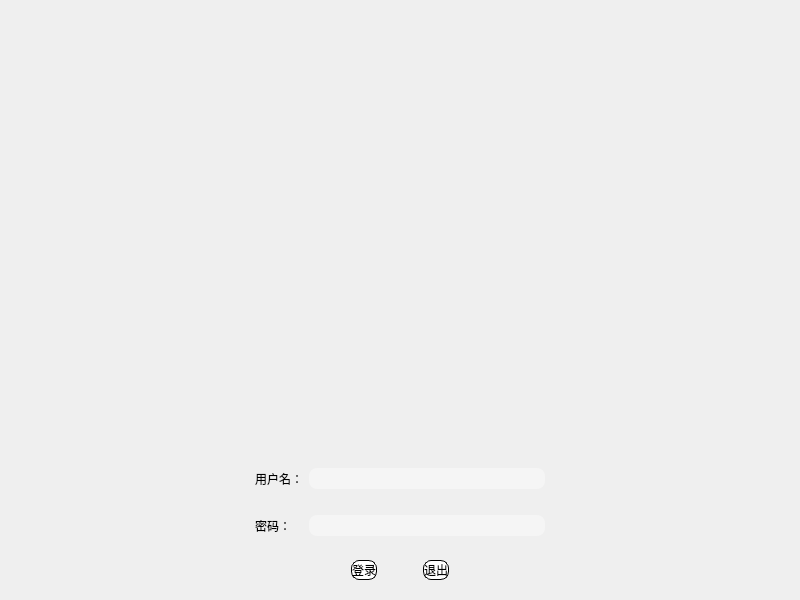
<?xml version="1.0" encoding="UTF-8"?>
<ui version="4.0">
 <class>MerchantLoginWindow</class>
 <widget class="QWidget" name="MerchantLoginWindow">
  <property name="geometry">
   <rect>
    <x>0</x>
    <y>0</y>
    <width>800</width>
    <height>600</height>
   </rect>
  </property>
  <property name="minimumSize">
   <size>
    <width>800</width>
    <height>600</height>
   </size>
  </property>
  <property name="windowTitle">
   <string>Form</string>
  </property>
  <property name="styleSheet">
   <string notr="true">QWidget#MerchantLoginWindow{
	border-image: url(://picture/6.png);
	
}

QLabel{

	
	font: 12pt &quot;华光标题宋_CNKI&quot;;
font: 12pt &quot;华光综艺_CNKI&quot;;
}
QLineEdit{
	background-color: rgb(245, 245, 245);
	padding-left: 16px;
	border-radius: 8px;
font: 12pt;
}
/* 设置按钮样式 */
QPushButton {
    background-color: white;
    color: black; /* 红色 */
    border: 1px solid black;  /*红色边框 */
    border-radius: 8px;
    /*padding: 8px 16px;*/
	font: 12pt &quot;华光综艺_CNKI&quot;;
width: 3.5em; /* 设置按钮的宽度为字体大小的1.2倍 */
    height: 2em; /* 设置按钮的高度为字体大小的1.2倍 */
}

QPushButton:hover {
    background-color: #ff7875; /* 深红色 */
    color: white;
}

QPushButton:pressed {
    background-color: #d32f2f; /* 点击时的深红色 */
    color: white;
}
</string>
  </property>
  <layout class="QVBoxLayout" name="verticalLayout">
   <item>
    <spacer name="verticalSpacer_2">
     <property name="orientation">
      <enum>Qt::Vertical</enum>
     </property>
     <property name="sizeHint" stdset="0">
      <size>
       <width>20</width>
       <height>40</height>
      </size>
     </property>
    </spacer>
   </item>
   <item>
    <widget class="QWidget" name="widget" native="true">
     <property name="sizePolicy">
      <sizepolicy hsizetype="Preferred" vsizetype="Fixed">
       <horstretch>0</horstretch>
       <verstretch>0</verstretch>
      </sizepolicy>
     </property>
     <layout class="QGridLayout" name="gridLayout">
      <item row="1" column="2">
       <spacer name="verticalSpacer">
        <property name="orientation">
         <enum>Qt::Vertical</enum>
        </property>
        <property name="sizeHint" stdset="0">
         <size>
          <width>20</width>
          <height>20</height>
         </size>
        </property>
       </spacer>
      </item>
      <item row="2" column="1">
       <widget class="QLabel" name="label_2">
        <property name="text">
         <string>密码：</string>
        </property>
       </widget>
      </item>
      <item row="0" column="0">
       <spacer name="horizontalSpacer">
        <property name="orientation">
         <enum>Qt::Horizontal</enum>
        </property>
        <property name="sizeHint" stdset="0">
         <size>
          <width>40</width>
          <height>20</height>
         </size>
        </property>
       </spacer>
      </item>
      <item row="2" column="2">
       <widget class="QLineEdit" name="passwordLineEdit">
        <property name="echoMode">
         <enum>QLineEdit::Password</enum>
        </property>
       </widget>
      </item>
      <item row="0" column="2">
       <widget class="QLineEdit" name="usernameLineEdit"/>
      </item>
      <item row="0" column="1">
       <widget class="QLabel" name="label">
        <property name="text">
         <string>用户名：</string>
        </property>
       </widget>
      </item>
      <item row="0" column="3">
       <spacer name="horizontalSpacer_2">
        <property name="orientation">
         <enum>Qt::Horizontal</enum>
        </property>
        <property name="sizeHint" stdset="0">
         <size>
          <width>40</width>
          <height>20</height>
         </size>
        </property>
       </spacer>
      </item>
     </layout>
    </widget>
   </item>
   <item>
    <widget class="QWidget" name="widget_2" native="true">
     <property name="sizePolicy">
      <sizepolicy hsizetype="Preferred" vsizetype="Fixed">
       <horstretch>0</horstretch>
       <verstretch>0</verstretch>
      </sizepolicy>
     </property>
     <layout class="QHBoxLayout" name="horizontalLayout">
      <item>
       <spacer name="horizontalSpacer_3">
        <property name="orientation">
         <enum>Qt::Horizontal</enum>
        </property>
        <property name="sizeHint" stdset="0">
         <size>
          <width>40</width>
          <height>20</height>
         </size>
        </property>
       </spacer>
      </item>
      <item>
       <widget class="QPushButton" name="loginButton">
        <property name="text">
         <string>登录</string>
        </property>
       </widget>
      </item>
      <item>
       <spacer name="horizontalSpacer_5">
        <property name="orientation">
         <enum>Qt::Horizontal</enum>
        </property>
        <property name="sizeType">
         <enum>QSizePolicy::Fixed</enum>
        </property>
        <property name="sizeHint" stdset="0">
         <size>
          <width>40</width>
          <height>20</height>
         </size>
        </property>
       </spacer>
      </item>
      <item>
       <widget class="QPushButton" name="exitButton">
        <property name="text">
         <string>退出</string>
        </property>
       </widget>
      </item>
      <item>
       <spacer name="horizontalSpacer_4">
        <property name="orientation">
         <enum>Qt::Horizontal</enum>
        </property>
        <property name="sizeHint" stdset="0">
         <size>
          <width>40</width>
          <height>20</height>
         </size>
        </property>
       </spacer>
      </item>
     </layout>
    </widget>
   </item>
  </layout>
 </widget>
 <resources/>
 <connections/>
</ui>
